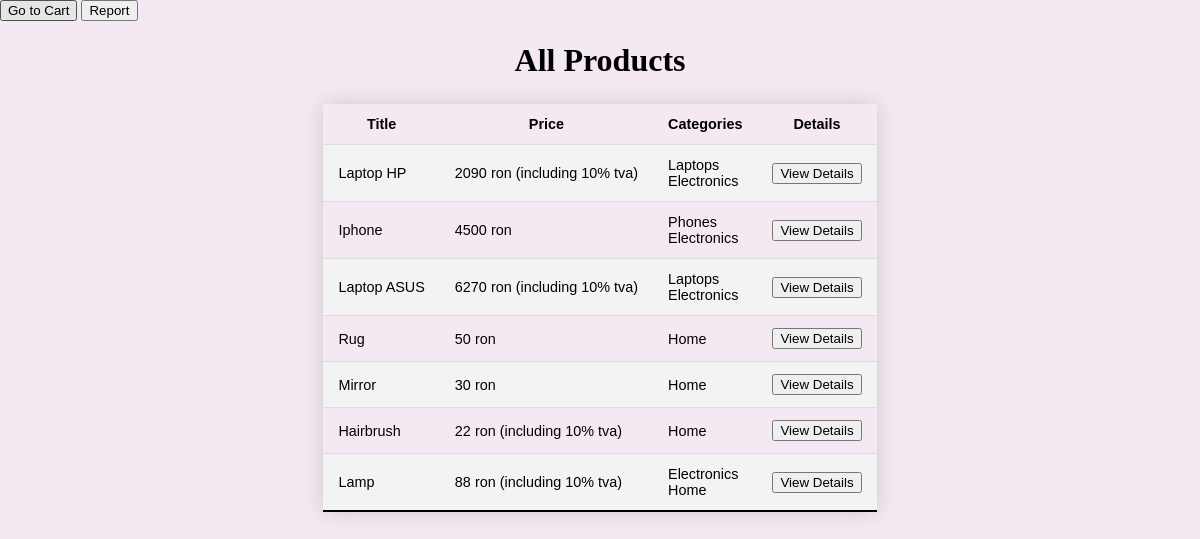
The page / on the database its author committed.
### tables this page shows
CREATE TABLE `product` (
  `product_id` int(11) NOT NULL,
  `product_name` varchar(100) NOT NULL,
  `product_description` varchar(200) NOT NULL,
  `product_price` int(11) NOT NULL,
  `product_tva` tinyint(1) NOT NULL
);

CREATE TABLE `category` (
  `category_id` int(11) NOT NULL,
  `category_name` varchar(100) NOT NULL
);

### controllers/productController.php (called while the page is built, shortened)
<?php
require_once __DIR__ . '/../models/product.php';
class ProductController
{
    private $productModel;
    public function __construct()
    {
        $this->productModel = new Product();
    }
    public function getAllProducts()
    {
        $products = $this->productModel->getAllProducts();
        include __DIR__ . '/../views/home_view.php';
    }
}

### config/database.php (called while the page is built, shortened)
<?php
class Database
{
    private $connection;
    public function __construct()
    {
        $this->connection = new mysqli('localhost', 'root', '', 'shop');
    }
    public function query($sql)
    {
        $result = $this->connection->query($sql);
        return $result;
    }
    public function prepare($sql)
    {
        $stmt = $this->connection->prepare($sql);
        return $stmt;
    }
}

### models/product.php (called while the page is built, shortened)
<?php
require_once __DIR__ . '/../config/database.php';
require_once 'category.php';
class Product
{
    private $db;
    private $categoryModel;
    private $product_id;
    private $product_name;
    private $product_price;
    private $product_tva;
    private $categories = [];
    public function __construct($product_id = null, $product_name = '', $product_description = '', $product_price = 0, $product_tva = false)
    {
        $this->db = new Database();
        $this->categoryModel = new Category();
        $this->product_id = $product_id;
        $this->product_name = $product_name;
        $this->product_price = $product_price;
        $this->product_tva = $product_tva;
    }
    public function getAllProducts()
    {
        $sql = "SELECT * FROM product";
        $result = $this->db->query($sql);
        $products = [];
        while ($row = $result->fetch_assoc()) {
            $product = new Product(
                $row['product_id'],
                $row['product_name'],
                $row['product_description'],
                $row['product_price'],
                $row['product_tva']
            );
            $product->categories = $this->categoryModel->getCategoriesForProduct($row['product_id']);
            $products[] = $product;
        }
        return $products;
    }
    public function calculatePrice()
    {
        if ($this->product_tva) {
            return $this->product_price + ($this->product_price * 0.10);
        }
        return $this->product_price;
    }
    public function getId()
    {
        return $this->product_id;
    }
    public function getName()
    {
        return $this->product_name;
    }
    public function getCategories()
    {
        return $this->categories;
    }
    public function getIfTva()
    {
        return $this->product_tva;
    }
}

### models/category.php (called while the page is built, shortened)
<?php
class Category
{
    private $db;
    private $category_name;
    public function __construct($category_id = null, $category_name = '')
    {
        $this->db = new Database();
        $this->category_name = $category_name;
    }
    public function getCategoriesForProduct($product_id)
    {
        $sql = "SELECT category_id FROM product_categories WHERE product_id = ?";
        $stmt = $this->db->prepare($sql);
        $stmt->bind_param("i", $product_id);
        $stmt->execute();
        $result = $stmt->get_result();
        $categoryIds = $result->fetch_all(MYSQLI_ASSOC);
        $categories = [];
        foreach ($categoryIds as $categoryId) {
            $categories[] = $this->getCategoryById($categoryId['category_id']);
        }
        return $categories;
    }
    public function getCategoryById($category_id)
    {
        $sql = "SELECT * FROM category WHERE category_id = ?";
        $stmt = $this->db->prepare($sql);
        $stmt->bind_param("i", $category_id);
        $stmt->execute();
        $result = $stmt->get_result();
        $categoryData = $result->fetch_assoc();
        if ($categoryData) {
            return new Category($categoryData['category_id'], $categoryData['category_name']);
        }
        return null;
    }
    public function getName()
    {
        return $this->category_name;
    }
}

### views/home_view.php (the view, shortened to what this page needs)
<!DOCTYPE html>
<html lang="en">
<head>
    <link rel="stylesheet" href="/online_shop/views/style.css">
</head>
<body>
    <button onclick="window.location.href='/online_shop/index.php?controller=cart&action=viewCart'">Go to Cart</button>
    <button onclick="window.location.href='/online_shop/index.php?controller=report&action=showReport'">Report</button>
    <h1>All Products</h1>
    <div class="container">
        <table>
            <tr>
                <th>Title</th>
                <th>Price</th>
                <th>Categories</th>
                <th>Details</th>
            </tr>
            <?php foreach ($products as $product): ?>
                <tr>
                    <td><?= htmlspecialchars($product->getName()); ?></td>
                    <td>
                        <?php if ($product->getIfTva()): ?>
                            <?= htmlspecialchars($product->calculatePrice()); ?> ron (including 10% tva)
                        <?php else: ?>
                            <?= htmlspecialchars($product->calculatePrice()); ?> ron
                        <?php endif; ?>
                    </td>
                    <td>
                        <?php foreach ($product->getCategories() as $category): ?>
                            <?= htmlspecialchars($category->getName()); ?><br>
                        <?php endforeach; ?>
                    </td>
                    <td><button class="details-button" data-product_id="<?= $product->getId(); ?>">View Details</button></td>
                </tr>
            <?php endforeach; ?>
        </table>
    </div>
</body>
</html>

### index.php (shortened to what this page needs)
<?php
require_once './controllers/productController.php';
$controller = $_GET['controller'] ?? 'product';
$action = $_GET['action'] ?? 'getAllProducts';
switch ($controller) {
    case 'product':
        $productController = new ProductController();
        if ($action === 'getProductById') {
            $product_id = $_GET['product_id'] ?? null;
            if ($product_id) {
                $productController->getProductById($product_id);
            } else {
                $productController->getAllProducts();
            }
        } else {
            $productController->getAllProducts();
        }
        break;
}

### views/style.css (style rules this page uses)
html, body { height: 100%; width: 100%; margin: 0; padding: 0; background-color: #F4E9F3; }
h1 { text-align: center; }
table { margin: 25px auto; border-collapse: collapse; font-size: 0.9em; font-family: sans-serif; min-width: 400px; box-shadow: 0 0 20px rgba(0, 0, 0, 0.15); }
th, td { padding: 12px 15px; }
tbody tr { border-bottom: 1px solid #dddddd; }
tbody tr:nth-of-type(even) { background-color: #f3f3f3; }
tbody tr:last-of-type { border-bottom: 2px solid #000000; }

### rows shown on the page
product: product_name "Laptop HP", product_price "2090"
category: category_name "Laptops"
category: category_name "Electronics"
product: product_name "Iphone", product_price "4500"
category: category_name "Phones"
product: product_name "Laptop ASUS", product_price "6270"
product: product_name "Rug", product_price "50"
category: category_name "Home"
product: product_name "Mirror", product_price "30"
product: product_name "Hairbrush", product_price "22"
product: product_name "Lamp", product_price "88"
